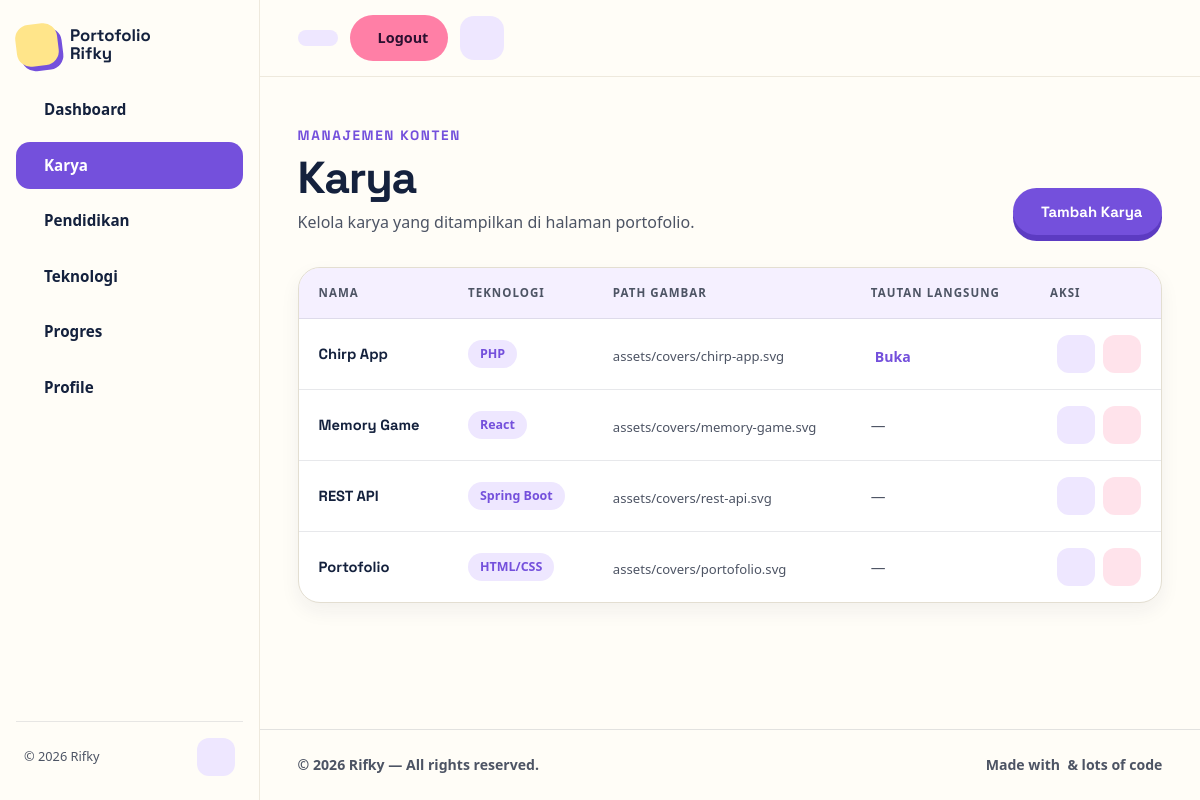
The page /admin/creations.php (signed in) on the database its author committed.
### tables this page shows
CREATE TABLE IF NOT EXISTS creations (
    id INT UNSIGNED AUTO_INCREMENT PRIMARY KEY,
    technology_id INT UNSIGNED NULL,
    name VARCHAR(150) NOT NULL,
    image_path VARCHAR(255) NOT NULL DEFAULT '',
    live_url VARCHAR(255) NOT NULL DEFAULT '',
    CONSTRAINT fk_creations_technology
        FOREIGN KEY (technology_id) REFERENCES technologies (id)
        ON DELETE SET NULL
);

CREATE TABLE IF NOT EXISTS technologies (
    id INT UNSIGNED AUTO_INCREMENT PRIMARY KEY,
    name VARCHAR(100) NOT NULL,
    level TINYINT UNSIGNED NOT NULL DEFAULT 1,
    icon_path VARCHAR(255) NOT NULL DEFAULT ''
);

### admin/creations.php (the view, shortened to what this page needs)
<?php
require __DIR__ . '/../config/database.php';
try {
    $creations = $pdo->query(
        'SELECT c.id, c.technology_id, c.name, c.image_path, c.live_url, t.name AS technology_name'
        . ' FROM creations c LEFT JOIN technologies t ON t.id = c.technology_id'
        . ' ORDER BY c.id'
    )->fetchAll();
} catch (Exception $e) {
    $technologies = [];
    $creations = [];
    $_SESSION['flash'] = 'Database belum tersambung. Isi kredensial dulu (lihat .env.example).';
}
$active = 'creations';
$root = '..';
require __DIR__ . '/../includes/header.php';
?>
<div class="container">
  <div class="page-head">
    <div>
      <div class="eyebrow"><i class="ph ph-code" aria-hidden="true"></i> Manajemen Konten</div>
      <h1>Karya</h1>
      <p>Kelola karya yang ditampilkan di halaman portofolio.</p>
    </div>
    <div class="actions">
      <button
        class="btn btn-primary js-open-modal"
        data-open="creationFormModal"
        data-title="Tambah Karya"
        type="button">
        Tambah Karya
      </button>
    </div>
  </div>
  <div class="card card--plain table-card">
    <div class="table-scroll">
      <table class="data-table">
        <thead>
          <tr>
            <th>Nama</th>
            <th>Teknologi</th>
            <th>Path Gambar</th>
            <th>Tautan Langsung</th>
            <th class="th-actions">Aksi</th>
          </tr>
        </thead>
        <tbody>
          <?php foreach ($creations as $creation): ?>
            <tr>
              <td data-label="Nama">
                <div class="cell-main"><?= htmlspecialchars($creation['name']) ?></div>
              </td>
              <td data-label="Teknologi">
                <span class="tag"><?= htmlspecialchars($creation['technology_name'] ?? '—') ?></span>
              </td>
              <td data-label="Path Gambar">
                <div class="cell-sub"><?= htmlspecialchars($creation['image_path']) ?></div>
              </td>
              <td data-label="Tautan Langsung">
                <?php if ($creation['live_url'] !== ''): ?>
                  <a class="cell-link" href="<?= htmlspecialchars($creation['live_url']) ?>" target="_blank" rel="noopener">
                    Buka
                  </a>
                <?php else: ?>
                  <span class="muted">—</span>
                <?php endif; ?>
              </td>
              <td data-label="Aksi">
                <div class="row-actions">
                  <button
                    class="icon-btn js-open-modal"
                    data-open="creationFormModal"
                    data-title="Ubah Karya"
                    data-prefill='<?= htmlspecialchars(json_encode([
                        'id'            => $creation['id'],
                        'name'          => $creation['name'],
                        'technology_id' => (string) $creation['technology_id'],
                        'image_path'    => $creation['image_path'],
                        'live_url'      => $creation['live_url'],
                    ])) ?>'
                    type="button"
                    aria-label="Ubah <?= htmlspecialchars($creation['name']) ?>"
                    title="Ubah">
                  </button>
                  <form method="POST" action="creations.php" class="form-inline" onsubmit="return confirm('Hapus karya ini?')">
                    <button
                      class="icon-btn icon-btn--danger"
                      type="submit"
                      aria-label="Hapus <?= htmlspecialchars($creation['name']) ?>"
                      title="Hapus">
                    </button>
                  </form>
                </div>
              </td>
            </tr>
          <?php endforeach; ?>
        </tbody>
      </table>
    </div>
  </div>
</div>
<?php require __DIR__ . '/../includes/footer.php'; ?>

### includes/header.php (shortened to what this page needs)
<?php
if (!isset($pageClass)) {
    $pageClass = '';
}
$isLoggedIn = isset($_SESSION['is_login']) && $_SESSION['is_login'] === true;
$navItems = [
    ['href'  => 'admin/dashboard.php',         'icon' => 'layout',         'label' => 'Dashboard',    'key' => 'dashboard'],
    ['href'  => 'admin/creations.php',         'icon' => 'code',           'label' => 'Karya',      'key' => 'creations'],
    ['href'  => 'admin/educations.php',        'icon' => 'graduation-cap', 'label' => 'Pendidikan', 'key' => 'educations'],
    ['href'  => 'admin/technologies.php',      'icon' => 'sparkle',        'label' => 'Teknologi',  'key' => 'technologies'],
    ['href'  => 'admin/learning_progress.php', 'icon' => 'chart-line-up',  'label' => 'Progres',    'key' => 'progress'],
    ['href'  => 'admin/profile.php',           'icon' => 'user',           'label' => 'Profile',    'key' => 'profil'],
];
?>
<!doctype html>
<html lang="id">
<head>
  <link
    rel="stylesheet"
    href="https://unpkg.com/@phosphor-icons/web@2.1.1/src/regular/style.css" />
  <link rel="stylesheet" href="<?= htmlspecialchars($root) ?>/css/tokens.css?v=3" />
  <link rel="stylesheet" href="<?= htmlspecialchars($root) ?>/css/app.css?v=4" />
</head>
<body>
  <aside class="sidebar" id="adminSidebar" aria-label="Navigasi samping">
    <a class="brand" href="<?= htmlspecialchars($root) ?>/index.php">
      <span class="brand-mark"><i class="ph ph-star-four"></i></span>
      <span class="brand-text">Portofolio<br />Rifky</span>
    </a>
    <nav class="side-nav" aria-label="Navigasi halaman">
      <?php foreach ($navItems as $item): ?>
        <a
          href="<?= htmlspecialchars($root . '/' . $item['href']) ?>"
          class="<?= $active === $item['key'] ? 'active' : '' ?>"
          <?= $active === $item['key'] ? 'aria-current="page"' : '' ?>
          title="<?= htmlspecialchars($item['label']) ?>">
          <span class="side-label"><?= htmlspecialchars($item['label']) ?></span>
        </a>
      <?php endforeach; ?>
    </nav>
    <div class="sidebar-foot">
      <p class="sidebar-copy">&copy; 2026 Rifky</p>
      <button
        class="sidebar-collapse-btn"
        id="sidebarCollapseBtn"
        type="button"
        aria-label="Ciutkan sidebar"
        aria-expanded="true"
        aria-controls="adminSidebar"
        title="Ciutkan sidebar">
      </button>
    </div>
  </aside>
  <header class="topbar">
    <div class="container topbar-inner">
      <div class="topnav-actions">
        <?php if ($isLoggedIn): ?>
          <span class="user-chip" title="Akun">
          </span>
          <a href="<?= htmlspecialchars($root) ?>/logout.php" class="nav-btn nav-btn--logout">
            Logout
          </a>
        <?php endif; ?>
        <button
          class="theme-toggle"
          id="themeToggle"
          aria-label="Ganti tema terang / gelap">
          <i class="ph ph-sun" aria-hidden="true"></i>
        </button>
      </div>
    </div>
  </header>
  <main class="page<?= $pageClass !== '' ? ' ' . $pageClass : '' ?>">

### includes/footer.php (shortened to what this page needs)
</main>
  <footer class="app-footer">
    <div class="container app-footer-inner">
      <span>&copy; 2026 Rifky — All rights reserved.</span>
      <span>
        Made with <span class="heart"><i class="ph ph-heart" aria-hidden="true"></i></span>
        &amp; lots of code
      </span>
    </div>
  </footer>
</body>
</html>

### css/tokens.css (style rules this page uses)
:root { --cream: #fffdf7; --card: #ffffff; --card-bg: #ffffff; --ink: #14213d; --muted: #5f6572; --purple: #7450dc; --purple-dark: #5c3bc2; --yellow: #ffe58a; --pink: #ff7fa6; --lavender: #eee7ff; --mint: #dff7ee; --border: #e8e4da; --card-border: #e3ded1; --shadow: 0 14px 30px rgba(34, 30, 74, 0.13); --accent-fg: #ffffff; --sp-1: 4px; --sp-2: 8px; --sp-3: 12px; --sp-4: 16px; --sp-5: 20px; --sp-6: 24px; --sp-8: 32px; --sp-10: 40px; --sp-12: 48px; --sp-14: 56px; --sp-16: 64px; color-scheme: light; }

### rows shown on the page
creations: name "Chirp App", technology.name "PHP", image_path "assets/covers/chirp-app.svg"
creations: name "Memory Game", technology.name "React", image_path "assets/covers/memory-game.svg"
creations: name "REST API", technology.name "Spring Boot", image_path "assets/covers/rest-api.svg"
creations: name "Portofolio", technology.name "HTML/CSS", image_path "assets/covers/portofolio.svg"

### other values the page prints
$item['label'] "Dashboard"
$item['label'] "Karya"
$item['label'] "Pendidikan"
$item['label'] "Teknologi"
$item['label'] "Progres"
$item['label'] "Profile"
